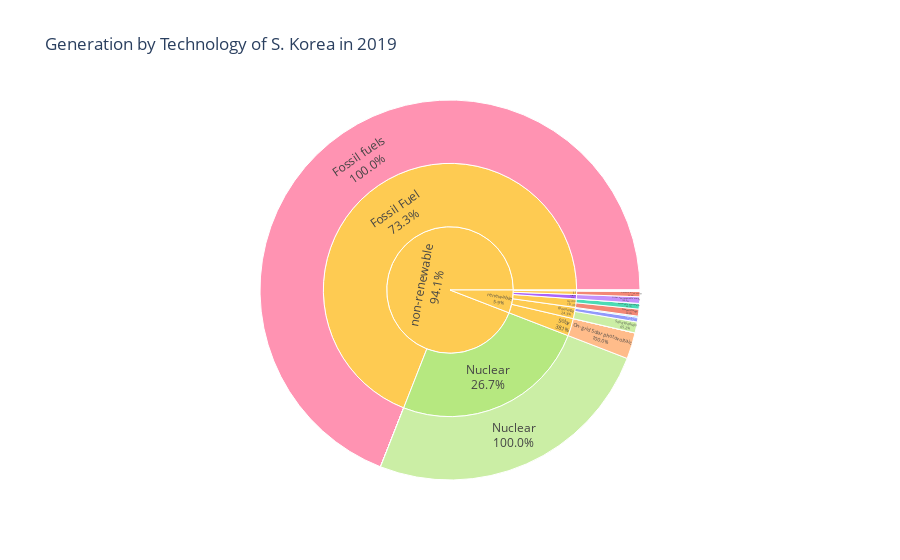

Source (notebook cell):
### Code cell
plot_generation_sunburst(2019, 'S. Korea')

### Figure 1 — Plotly figure (JSON) as saved in the notebook; plotly's stock layout.template omitted (floating-point values rounded to 4 significant figures)
{"data": [{"branchvalues": "total", "customdata": [["Off-grid Solar photovoltaic"], ["Onshore wind energy"], ["Concentrated solar power"], ["Other non-renewable energy"], ["On-grid Solar photovoltaic"], ["Renewable municipal waste"], ["Offshore wind energy"], ["Nuclear"], ["Oil"], ["(?)"], ["Liquid biofuels"], ["Pumped storage"], ["Renewable hydropower"], ["Coal and peat"], ["(?)"], ["Nuclear"], ["Fossil fuels n.e.s."], ["Other non-renewable energy"], ["(?)"], ["Biogas"], ["(?)"], ["Fossil fuels"], ["Solid biofuels"], ["Marine energy"], ["(?)"], ["Geothermal energy"], ["(?)"], ["Natural gas"], ["(?)"], ["Mixed Hydro Plants"], ["(?)"]], "domain": {"x": [0, 1], "y": [0, 1]}, "hovertemplate": "%{label}<br>%{value:,.0f}GWh", "ids": ["renewable/Solar/Off-grid Solar photovoltaic", "renewable/Wind/Onshore wind energy", "renewable/Solar/Concentrated solar power", "renewable/Fossil Fuel", "renewable/Solar/On-grid Solar photovoltaic", "renewable/others/Renewable municipal waste", "renewable/Wind/Offshore wind energy", "non-renewable/Nuclear/Nuclear", "non-renewable/Fossil Fuel/Oil", "renewable/Wind", "renewable/Bioenergy/Liquid biofuels", "renewable/Hydro/Pumped storage", "renewable/Hydro/Renewable hydropower", "non-renewable/Fossil Fuel/Coal and peat", "non-renewable/Fossil Fuel", "non-renewable/Nuclear", "non-renewable/Fossil Fuel/Fossil fuels n.e.s.", "renewable/Fossil Fuel/Other non-renewable energy", "renewable/Bioenergy", "renewable/Bioenergy/Biogas", "renewable/Hydro", "non-renewable/Fossil Fuel/Fossil fuels", "renewable/Bioenergy/Solid biofuels", "renewable/others/Marine energy", "renewable/others", "renewable/others/Geothermal energy", "renewable/Solar", "non-renewable/Fossil Fuel/Natural gas", "renewable", "renewable/Hydro/Mixed Hydro Plants", "non-renewable"], "labels": ["Off-grid Solar photovoltaic", "Onshore wind energy", "Concentrated solar power", "Fossil Fuel", "On-grid Solar photovoltaic", "Renewable municipal waste", "Offshore wind energy", "Nuclear", "Oil", "Wind", "Liquid biofuels", "Pumped storage", "Renewable hydropower", "Coal and peat", "Fossil Fuel", "Nuclear", "Fossil fuels n.e.s.", "Other non-renewable energy", "Bioenergy", "Biogas", "Hydro", "Fossil fuels", "Solid biofuels", "Marine energy", "others", "Geothermal energy", "Solar", "Natural gas", "renewable", "Mixed Hydro Plants", "non-renewable"], "marker": {"colors": ["#636efa", "#EF553B", "#00cc96", "#ab63fa", "#FFA15A", "#19d3f3", "#FF6692", "#B6E880", "#FF97FF", "#FECB52", "#636efa", "#EF553B", "#00cc96", "#ab63fa", "#FECB52", "#B6E880", "#FFA15A", "#ab63fa", "#FECB52", "#19d3f3", "#FECB52", "#FF6692", "#B6E880", "#FF97FF", "#FECB52", "#FECB52", "#FECB52", "#636efa", "#FECB52", "#EF553B", "#FECB52"]}, "name": "", "parents": ["renewable/Solar", "renewable/Wind", "renewable/Solar", "renewable", "renewable/Solar", "renewable/others", "renewable/Wind", "non-renewable/Nuclear", "non-renewable/Fossil Fuel", "renewable", "renewable/Bioenergy", "renewable/Hydro", "renewable/Hydro", "non-renewable/Fossil Fuel", "non-renewable", "non-renewable", "non-renewable/Fossil Fuel", "renewable/Fossil Fuel", "renewable", "renewable/Bioenergy", "renewable", "non-renewable/Fossil Fuel", "renewable/Bioenergy", "renewable/others", "renewable", "renewable/others", "renewable", "non-renewable/Fossil Fuel", "", "renewable/Hydro", ""], "texttemplate": "%{label}<br>%{percentParent:.1%}", "type": "sunburst", "values": [0, 2588.0, 0, 3250, 12996, 163, 92.24, 145910, 0, 2680, 2295, 3458, 2791, 0, 401470, 145910, 0, 3250, 8301, 591, 6249, 401470, 5415, 474, 637, 0, 12996, 0, 34113, 0, 547380]}], "layout": {"autosize": true, "legend": {"tracegroupgap": 0}, "title": {"text": "Generation by Technology of S. Korea in 2019"}}}
